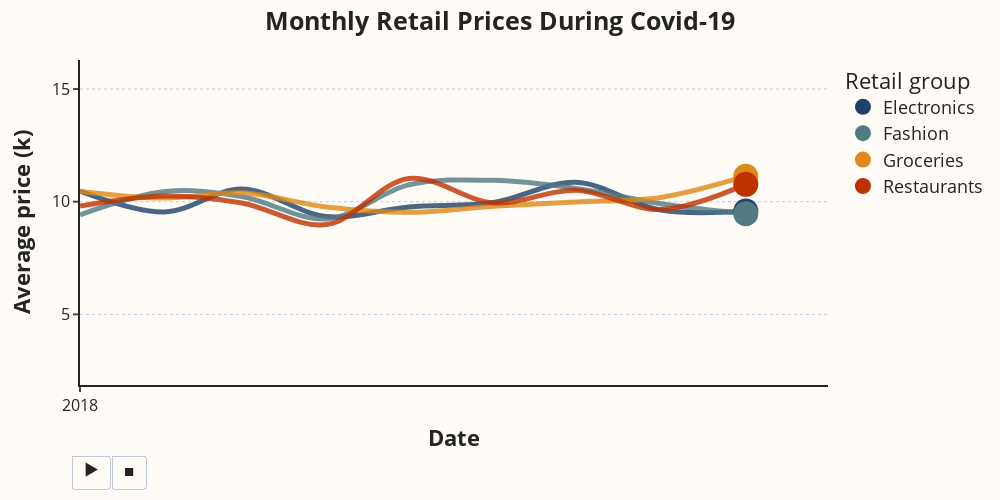

This figure's notebook cell:
### Markdown cell above
# Autoscaled combined plot

### Code cell
combined_plot = go.Figure(
    data=line_plot.data + scatter_plot.data,
    frames=[
        frame.update(
            layout={
                'xaxis': {'range': [min(frame.data[0].x),
                                    max(frame.data[0].x + pd.DateOffset(months=2))],
                          'tickformat': '%Y',
                          'tickangle': 0,
                          'tickvals': df[df['date'].dt.month==1]['date'].unique()},
                'yaxis': {'range': [min(frame.data[0].y)*0.2,
                                    max(frame.data[0].y)*1.5],
                          'nticks': 6},
            }
        )
        for frame in combined_plot.frames
    ],
    layout=line_plot.layout
)
 
combined_plot.update_yaxes(
    gridcolor='#7a98cf',
    griddash='dot',
    gridwidth=.5,
    linewidth=2,
    tickwidth=2
)
 
combined_plot.update_xaxes(
    title_font=dict(size=16),
    linewidth=2,
    tickwidth=2
)
 
combined_plot.update_traces(
    line=dict(width=5),
    marker=dict(size=25))
 
combined_plot.update_layout(
    font=dict(size=18),
    yaxis=dict(tickfont=dict(size=16)),
    xaxis=dict(tickfont=dict(size=16)),
    showlegend=True,
    legend=dict(
        title='Retail group'),
    template='simple_white',
    title="<b>Monthly Retail Prices During Covid-19</b>",
    yaxis_title="<b>Average price (k)</b>",
    xaxis_title="<b>Date",
    yaxis_showgrid=True,
    xaxis_range=[df_indexed['date'].min() + pd.DateOffset(months=3),
                 df_indexed['date'].max() + pd.DateOffset(months=3)],
    yaxis_range=[df_indexed['average_monthly_income'].min()*0.75,
                 df_indexed['average_monthly_income'].max()*1.25],
    plot_bgcolor='#fffcf7',
    paper_bgcolor='#fffcf7',
    title_x=0.5
)

# adjust speed of animation
combined_plot['layout'].pop("sliders")
combined_plot.layout.updatemenus[0].buttons[0]['args'][1]['frame']['duration'] = 150
combined_plot.layout.updatemenus[0].buttons[0]['args'][1]['transition']['duration'] = 120
combined_plot.layout.updatemenus[0].buttons[0]['args'][1]['transition']['redraw'] = False
combined_plot.show()

### Figure 1 — Plotly figure (JSON) as saved in the notebook; plotly's stock layout.template omitted (floating-point values rounded to 4 significant figures)
{"data": [{"hovertemplate": "retail_group=Electronics<br>frame=9<br>date=%{x}<br>average_monthly_income=%{y}<extra></extra>", "legendgroup": "Electronics", "line": {"color": "#1F4068", "dash": "solid", "shape": "spline", "width": 5}, "marker": {"size": 25, "symbol": "circle"}, "mode": "lines", "name": "Electronics", "opacity": 0.8, "orientation": "v", "showlegend": false, "type": "scatter", "x": ["2018-01-01T00:00:00", "2018-02-01T00:00:00", "2018-03-01T00:00:00", "2018-04-01T00:00:00", "2018-05-01T00:00:00", "2018-06-01T00:00:00", "2018-07-01T00:00:00", "2018-08-01T00:00:00", "2018-09-01T00:00:00"], "xaxis": "x", "y": [10.47, 9.544, 10.56, 9.342, 9.769, 9.966, 10.86, 9.628, 9.587], "yaxis": "y"}, {"hovertemplate": "retail_group=Fashion<br>frame=9<br>date=%{x}<br>average_monthly_income=%{y}<extra></extra>", "legendgroup": "Fashion", "line": {"color": "#527a82", "dash": "solid", "shape": "spline", "width": 5}, "marker": {"size": 25, "symbol": "circle"}, "mode": "lines", "name": "Fashion", "opacity": 0.8, "orientation": "v", "showlegend": false, "type": "scatter", "x": ["2018-01-01T00:00:00", "2018-02-01T00:00:00", "2018-03-01T00:00:00", "2018-04-01T00:00:00", "2018-05-01T00:00:00", "2018-06-01T00:00:00", "2018-07-01T00:00:00", "2018-08-01T00:00:00", "2018-09-01T00:00:00"], "xaxis": "x", "y": [9.417, 10.45, 10.23, 9.232, 10.74, 10.95, 10.59, 9.91, 9.465], "yaxis": "y"}, {"hovertemplate": "retail_group=Groceries<br>frame=9<br>date=%{x}<br>average_monthly_income=%{y}<extra></extra>", "legendgroup": "Groceries", "line": {"color": "#DE8918", "dash": "solid", "shape": "spline", "width": 5}, "marker": {"size": 25, "symbol": "circle"}, "mode": "lines", "name": "Groceries", "opacity": 0.8, "orientation": "v", "showlegend": false, "type": "scatter", "x": ["2018-01-01T00:00:00", "2018-02-01T00:00:00", "2018-03-01T00:00:00", "2018-04-01T00:00:00", "2018-05-01T00:00:00", "2018-06-01T00:00:00", "2018-07-01T00:00:00", "2018-08-01T00:00:00", "2018-09-01T00:00:00"], "xaxis": "x", "y": [10.46, 10.16, 10.39, 9.767, 9.528, 9.795, 9.991, 10.19, 11.13], "yaxis": "y"}, {"hovertemplate": "retail_group=Restaurants<br>frame=9<br>date=%{x}<br>average_monthly_income=%{y}<extra></extra>", "legendgroup": "Restaurants", "line": {"color": "#BF3200", "dash": "solid", "shape": "spline", "width": 5}, "marker": {"size": 25, "symbol": "circle"}, "mode": "lines", "name": "Restaurants", "opacity": 0.8, "orientation": "v", "showlegend": false, "type": "scatter", "x": ["2018-01-01T00:00:00", "2018-02-01T00:00:00", "2018-03-01T00:00:00", "2018-04-01T00:00:00", "2018-05-01T00:00:00", "2018-06-01T00:00:00", "2018-07-01T00:00:00", "2018-08-01T00:00:00", "2018-09-01T00:00:00"], "xaxis": "x", "y": [9.805, 10.25, 9.942, 8.985, 11.03, 9.945, 10.51, 9.654, 10.77], "yaxis": "y"}, {"hovertemplate": "retail_group=Electronics<br>frame=9<br>date=%{x}<br>average_monthly_income=%{y}<extra></extra>", "legendgroup": "Electronics", "line": {"width": 5}, "marker": {"color": "#1F4068", "size": 25, "symbol": "circle"}, "mode": "markers", "name": "Electronics", "opacity": 1, "orientation": "v", "showlegend": true, "type": "scatter", "x": ["2018-09-01T00:00:00"], "xaxis": "x", "y": [9.587], "yaxis": "y"}, {"hovertemplate": "retail_group=Fashion<br>frame=9<br>date=%{x}<br>average_monthly_income=%{y}<extra></extra>", "legendgroup": "Fashion", "line": {"width": 5}, "marker": {"color": "#527a82", "size": 25, "symbol": "circle"}, "mode": "markers", "name": "Fashion", "opacity": 1, "orientation": "v", "showlegend": true, "type": "scatter", "x": ["2018-09-01T00:00:00"], "xaxis": "x", "y": [9.465], "yaxis": "y"}, {"hovertemplate": "retail_group=Groceries<br>frame=9<br>date=%{x}<br>average_monthly_income=%{y}<extra></extra>", "legendgroup": "Groceries", "line": {"width": 5}, "marker": {"color": "#DE8918", "size": 25, "symbol": "circle"}, "mode": "markers", "name": "Groceries", "opacity": 1, "orientation": "v", "showlegend": true, "type": "scatter", "x": ["2018-09-01T00:00:00"], "xaxis": "x", "y": [11.13], "yaxis": "y"}, {"hovertemplate": "retail_group=Restaurants<br>frame=9<br>date=%{x}<br>average_monthly_income=%{y}<extra></extra>", "legendgroup": "Restaurants", "line": {"width": 5}, "marker": {"color": "#BF3200", "size": 25, "symbol": "circle"}, "mode": "markers", "name": "Restaurants", "opacity": 1, "orientation": "v", "showlegend": true, "type": "scatter", "x": ["2018-09-01T00:00:00"], "xaxis": "x", "y": [10.77], "yaxis": "y"}], "layout": {"font": {"size": 18}, "height": 500, "legend": {"title": {"text": "Retail group"}, "tracegroupgap": 0}, "margin": {"t": 60}, "paper_bgcolor": "#fffcf7", "plot_bgcolor": "#fffcf7", "showlegend": true, "title": {"text": "<b>Monthly Retail Prices During Covid-19</b>", "x": 0.5}, "updatemenus": [{"active": 0, "buttons": [{"args": [null, {"frame": {"duration": 150, "redraw": false}, "fromcurrent": true, "mode": "immediate", "transition": {"duration": 120, "easing": "linear", "redraw": false}}], "label": "&#9654;", "method": "animate"}, {"args": [[null], {"frame": {"duration": 0, "redraw": false}, "fromcurrent": true, "mode": "immediate", "transition": {"duration": 0, "easing": "linear"}}], "label": "&#9724;", "method": "animate"}], "direction": "left", "pad": {"r": 10, "t": 70}, "showactive": false, "type": "buttons", "x": 0.1, "xanchor": "right", "y": 0, "yanchor": "top"}], "width": 1000, "xaxis": {"anchor": "y", "autorange": false, "domain": [0, 1], "linewidth": 2, "range": ["2018-01-01T00:00:00", "2018-10-01T00:00:00"], "tickangle": 0, "tickfont": {"size": 16}, "tickformat": "%Y", "tickvals": ["2018-01-01T00:00:00.000000000", "2019-01-01T00:00:00.000000000", "2020-01-01T00:00:00.000000000", "2021-01-01T00:00:00.000000000", "2022-01-01T00:00:00.000000000", "2023-01-01T00:00:00.000000000"], "tickwidth": 2, "title": {"text": "<b>Date"}, "type": "date"}, "yaxis": {"anchor": "x", "autorange": false, "domain": [0, 1], "gridcolor": "#7a98cf", "griddash": "dot", "gridwidth": 0.5, "linewidth": 2, "nticks": 6, "range": [1.868, 16.29], "showgrid": true, "tickfont": {"size": 16}, "tickwidth": 2, "title": {"text": "<b>Average price (k)</b>"}, "type": "linear"}}}
